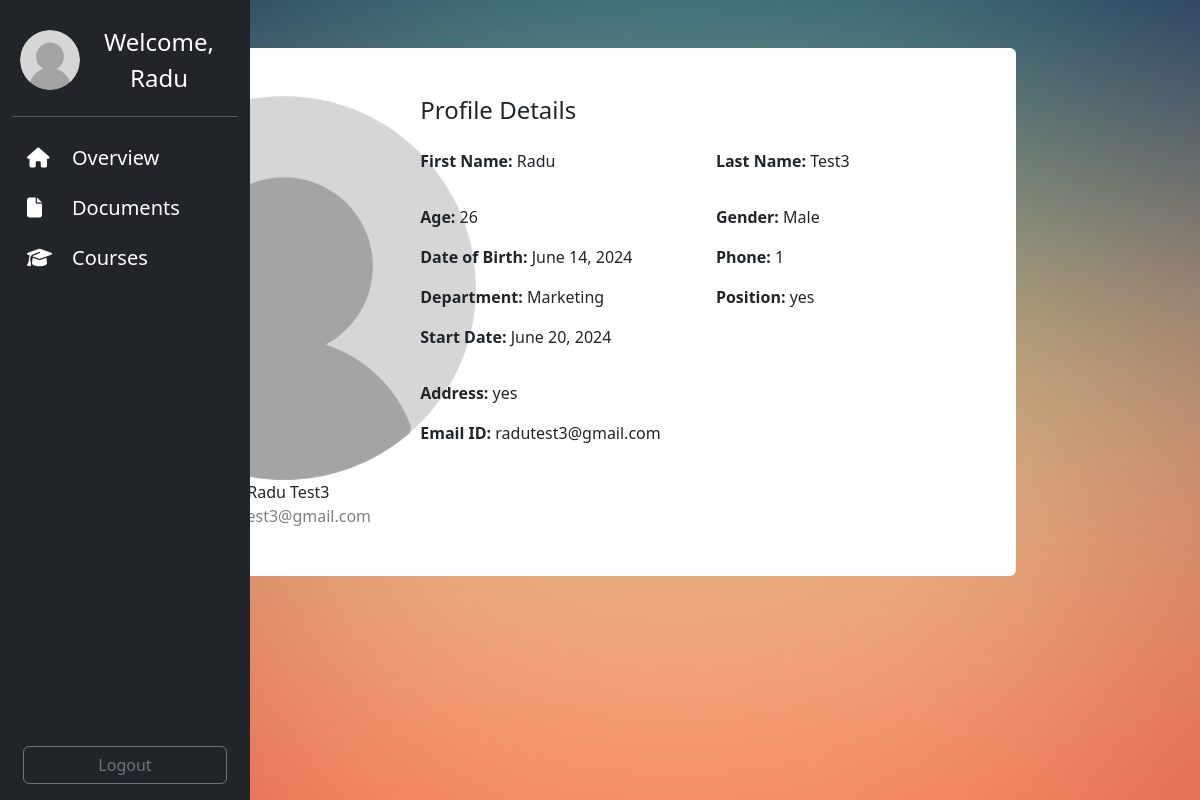
/overview/ (signed in), run on the app's committed database.
### employee/models.py (models this page shows, shortened)
class Employee(models.Model):
    GENDER_CHOICES = [
        ('M', 'Male'),
        ('F', 'Female'),
    ]
    DEPARTMENT_CHOICES = [
        ('HR', 'Human Resources'),
        ('MKT', 'Marketing'),
        ('FIN', 'Finance'),
        ('OPS', 'Operations'),
        ('IM', 'Infrastructure Management'),
    ]
    user = models.OneToOneField(User, on_delete=models.CASCADE)
    first_name = models.CharField(max_length=50)
    last_name = models.CharField(max_length=50)
    age = models.IntegerField(null=True, blank=True)
    gender = models.CharField(max_length=1, choices=GENDER_CHOICES)
    date_of_birth = models.DateField(null=True, blank=True)
    address = models.CharField(max_length=500)
    email = models.EmailField()
    phone = models.CharField(max_length=50)
    department = models.CharField(max_length=3, choices=DEPARTMENT_CHOICES)
    position = models.CharField(max_length=50)
    start_date = models.DateField(null=True, blank=True)
    end_date = models.DateField(null=True, blank=True)
    created_at = models.DateTimeField(auto_now_add=True)
    updated_at = models.DateTimeField(auto_now=True)

### user/views.py (the view)
# urls.py: path('overview/', views.overview, name='overview'),
@login_required
def overview(request):
    user = request.user
    context = {}
    try:
        employee = Employee.objects.get(user=user)
        context['employee'] = employee
    except Employee.DoesNotExist:
        pass
    try:
        supervisor = Supervisor.objects.get(user=user)
        context['supervisor'] = supervisor
    except Supervisor.DoesNotExist:
        pass
    if not context:
        context['error_message'] = 'You are not registered as an employee or supervisor.'
    return render(request, 'employee/overview.html', context)

### templates/employee/overview.html (shortened to what this page needs)
{% extends "base.html" %}
{% load static %}
{% block content %}
<div class="container mt-5 mb-5">
    <div class="row justify-content-center">
        <div class="col-md-9">
            <div class="container rounded bg-white">
                <div class="row">
                    <div class="col-md-3 border-right">
                        <div class="d-flex flex-column align-items-center text-center p-3 py-5">
                            <img src="{{ user.employee.profile_picture.url }}" alt="Profile Picture"
                                 class="profile-picture me-2 profile-profile-picture"
                                 onerror="this.onerror=null;this.src='{% static 'images/avatar.png' %}';">
                            <span class="font-weight-bold">{{ employee.first_name }} {{ employee.last_name }}</span>
                            <span class="text-black-50">{{ employee.email }}</span>
                        </div>
                    </div>
                    <div class="col-md-9 border-right">
                        <div class="p-3 py-5">
                            <div class="d-flex justify-content-between align-items-center mb-3">
                                <h4 class="text-right">Profile Details</h4>
                            </div>
                            <div class="row mt-2">
                                <div class="col-md-6">
                                    <p><strong>First Name:</strong> {{ employee.first_name }}</p>
                                </div>
                                <div class="col-md-6">
                                    <p><strong>Last Name:</strong> {{ employee.last_name }}</p>
                                </div>
                            </div>
                            <div class="row mt-3">
                                <div class="col-md-6">
                                    <p><strong>Age:</strong> {{ employee.age }}</p>
                                </div>
                                <div class="col-md-6">
                                    <p><strong>Gender:</strong> {{ employee.get_gender_display }}</p>
                                </div>
                                <div class="col-md-6">
                                    <p><strong>Date of Birth:</strong> {{ employee.date_of_birth }}</p>
                                </div>
                                <div class="col-md-6">
                                    <p><strong>Phone:</strong> {{ employee.phone }}</p>
                                </div>
                                <div class="col-md-6">
                                    <p><strong>Department:</strong> {{ employee.get_department_display }}</p>
                                </div>
                                <div class="col-md-6">
                                    <p><strong>Position:</strong> {{ employee.position }}</p>
                                </div>
                                <div class="col-md-6">
                                    <p><strong>Start Date:</strong> {{ employee.start_date }}</p>
                                </div>
                            </div>
                            <div class="row mt-3">
                                <div class="col-md-12">
                                    <p><strong>Address:</strong> {{ employee.address }}</p>
                                </div>
                                <div class="col-md-12">
                                    <p><strong>Email ID:</strong> {{ employee.email }}</p>
                                </div>
                            </div>
                        </div>
                    </div>
                </div>
            </div>
        </div>
    </div>
</div>
{% endblock %}

### templates/base.html (shortened to what this page needs)
{% load static %}
<!DOCTYPE html>
<html lang="en">
<head>
    <link rel="stylesheet" href="https://cdn.lineicons.com/4.0/lineicons.css"/>
    <link href="https://cdn.jsdelivr.net/npm/bootstrap@5.3.3/dist/css/bootstrap.min.css" rel="stylesheet"
>
    <link rel="stylesheet" href="https://cdnjs.cloudflare.com/ajax/libs/font-awesome/6.5.2/css/all.min.css"
/>
    <link rel="stylesheet" href="{% static 'css/stylesheet.css' %}">
</head>
<body>
<header>
    {% include 'sidebar.html' %}
</header>
<main>
    {% block content %}{% endblock %}
</main>
</body>
</html>

### templates/sidebar.html (shortened to what this page needs)
{% load static %}
{% if user.is_authenticated %}
    <div class="container-fluid">
        <div class="row">
            <nav id="sidebar" class="col-md-3 col-lg-2 d-md-block bg-dark sidebar">
                <div class="position-sticky d-flex flex-column h-100">
                    <div class="pt-4 pb-1 px-2 welcome-container">
                        <a href="#" class="text-white text-decoration-none d-flex align-items-center">
                            <img src="{{ user.employee.profile_picture.url }}" alt="Profile Picture"
                                 class="profile-picture me-2 sidebar-profile-picture"
                                 onerror="this.onerror=null;this.src='{% static 'images/avatar.png' %}';">
                            <span class="fs-4 d-none d-sm-inline welcome-text">
                                Welcome,
                                {% if user.first_name %}
                                    {{ user.first_name }}
                                {% else %}
                                    {{ user.username }}
                                {% endif %}
                            </span>
                        </a>
                    </div>
                    <hr class="text-white">
                    <ul class="nav nav-pills flex-column mb-auto">
                        {% if user.employee %}
                            <li class="nav-item {% if '/overview/' in request.path %}active{% endif %}">
                                <a href="{% url 'overview' %}" class="nav-link d-flex align-items-center">
                                    <i class="fa-solid fa-home me-2"></i>
                                    <span class="d-none d-sm-inline">Overview</span>
                                </a>
                            </li>
                            <li class="nav-item {% if '/documents/' in request.path %}active{% endif %}">
                                <a href="#" class="nav-link d-flex align-items-center">
                                    <i class="fa-solid fa-file me-2"></i>
                                    <span class="d-none d-sm-inline">Documents</span>
                                </a>
                            </li>
                            <li class="nav-item {% if '/courses/' in request.path %}active{% endif %}">
                                <a href="#" class="nav-link d-flex align-items-center">
                                    <i class="fa-solid fa-graduation-cap me-2"></i>
                                    <span class="d-none d-sm-inline">Courses</span>
                                </a>
                            </li>
                        {% endif %}
                    </ul>
                    <div class="mt-auto logout-div">
                        <form method="post" action="{% url 'logout' %}" class="mb-3 d-flex justify-content-center">
                            <button type="submit" class="btn btn-outline-secondary logout-button">
                                Logout
                            </button>
                        </form>
                    </div>
                </div>
            </nav>
        </div>
    </div>
{% endif %}

### static/css/stylesheet.css (style rules this page uses)
body { margin: 0; padding: 0; overflow-x: hidden; background: url('../images/background.jpg') no-repeat center center fixed; background-size: cover; }
.sidebar { color: black; background-color: #343a40; position: fixed; top: 0; bottom: 0; left: 0; width: 250px; z-index: 1; }
.welcome-container { display: flex; justify-content: center; }
.welcome-text { text-align: center; width: 100%; }
.sidebar-profile-picture { width: 60px; height: 60px; border-radius: 50%; object-fit: cover; margin-right: 10px; }
.sidebar .logout-div { margin-right: auto; margin-left: auto; width: 100%; }
.sidebar .logout-button { width: 90%; }
.nav-link { color: white; position: relative; padding: 10px 25px; }
.nav-link i { position: absolute; left: 15px; top: 50%; transform: translateY(-50%); font-size: 20px; }
.nav-link span { margin-left: 35px; font-size: 20px; }

### data on the page
Employee: first_name "Radu", last_name "Test3", email "radutest3@gmail.com", age "26", gender "Male", date_of_birth "June 14, 2024", phone "1", department "Marketing", position "yes", start_date "June 20, 2024", address "yes"

### other printed values
{{ user.first_name }} "Radu"
